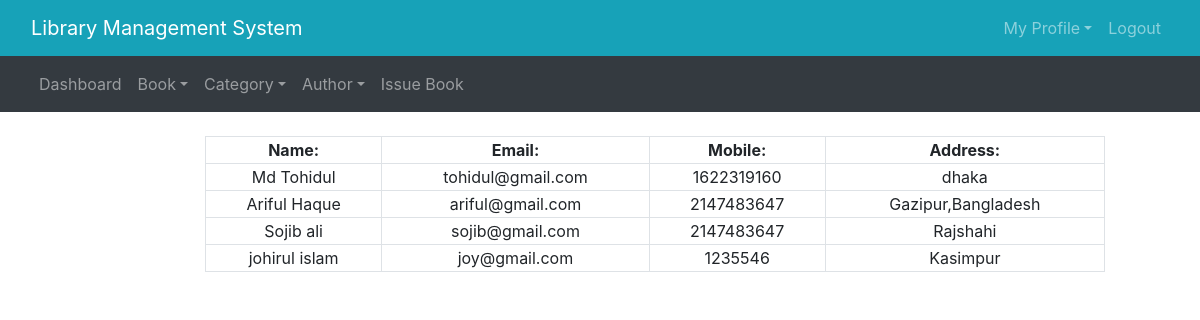
Screenshot of /admin/registereduser.php with the database file from the repository.
### tables this page shows
CREATE TABLE `users` (
  `id` int(11) NOT NULL,
  `name` varchar(50) NOT NULL,
  `email` varchar(50) NOT NULL,
  `password` varchar(20) NOT NULL,
  `mobile` int(15) NOT NULL,
  `address` varchar(50) NOT NULL
);

### admin/registereduser.php (the view, shortened to what this page needs)
<?php
	$connection = mysqli_connect("localhost","root","");
	$query = "select * from users";
?>
<!DOCTYPE html>
<html lang="en">
<head>
    <link rel="stylesheet" type="text/css" href="../bootstrap-4.4.1-dist/css/bootstrap.min.css">
</head>
<body>
<div class="adminDashboardBody">
<div class="full-wrape ">
 <nav class="navbar navbar-expand-lg navbar-dark bg-info">
   <div class="container-fluid">
        <div class="navbar-header">
            <a class="navbar-brand" href="index.php">Library Management System</a>
        </div>
        <ul class="nav navbar-nav navbar-right">
            <li class="nav-item dropdown">
             <a class="nav-link dropdown-toggle" data-toggle="dropdown">My Profile</a>
            </li>
			<li class="nav-item">
			<a class="nav-link" href="adminlogout.php">Logout</a>
			 </li>
        </ul>
   </div>
 </nav>
 <nav class="navbar navbar-expand-lg navbar-dark bg-dark">
	<div class="container-fluid">
		<ul class="nav navbar-nav navbar-center">
			<li class="nav-item">
				<a href="admindashboard.php" class="nav-link">Dashboard</a>
			</li>
			<li class="nav-item dropdown">
				<a class="nav-link dropdown-toggle" data-toggle="dropdown">Book</a>
			</li>
			<li class="nav-item dropdown">
				<a class="nav-link dropdown-toggle" data-toggle="dropdown">Category</a>
			</li>
			<li class="nav-item dropdown">
				<a class="nav-link dropdown-toggle" data-toggle="dropdown">Author</a>
			</li>
			<li class="nav-item">
				<a href="" class="nav-link">Issue Book</a>
			</li>
		</ul>
	</div>
 </nav>
 <div class="row pt-4">
	<div class="col-md-2"></div>
	<div class="col-md-8">
		<form>
			<table class="table-bordered" width="900px" style="text-align: center">
				<tr>
					<th>Name:</th>
					<th>Email:</th>
					<th>Mobile:</th>
					<th>Address:</th>
				</tr>
				<?php
					$query_run = mysqli_query($connection,$query);
					while($row = mysqli_fetch_assoc($query_run)){
						$name = $row['name'];
						$email = $row['email'];
						$mobile = $row['mobile'];
						$address = $row['address'];
				?>
						<tr>
							<td><?php echo $name;?></td>
							<td><?php echo $email;?></td>
							<td><?php echo $mobile;?></td>
							<td><?php echo $address;?></td>
						</tr>
						<?php
					}
				?>
			</table>
		</form>
	</div>
	<div class="col-md-2"></div>
</div>
</div>
</div>
</body>
</html>

### rows the page displays
users: name "Md Tohidul", email "tohidul@gmail.com", mobile "1622319160", address "dhaka"
users: name "Ariful Haque", email "ariful@gmail.com", mobile "2147483647", address "Gazipur,Bangladesh"
users: name "Sojib ali", email "sojib@gmail.com", mobile "2147483647", address "Rajshahi"
users: name "johirul islam", email "joy@gmail.com", mobile "1235546", address "Kasimpur"
